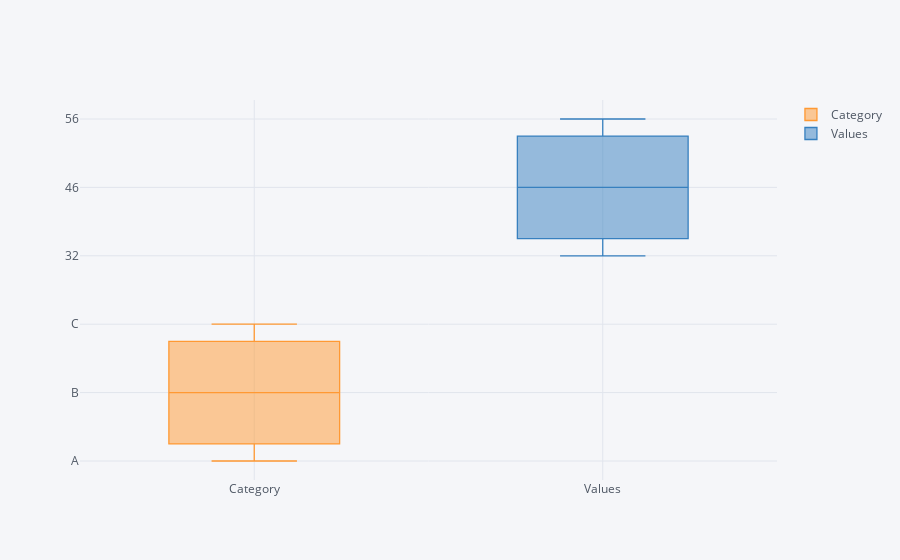

The code cell stored with this chart in its notebook:
### Code cell
df2.iplot(kind='box')

### Figure 1 — Plotly figure (JSON) as saved in the notebook; plotly's stock layout.template omitted (floating-point values rounded to 4 significant figures)
{"data": [{"boxpoints": false, "line": {"width": 1.3}, "marker": {"color": "rgba(255, 153, 51, 1.0)"}, "name": "Category", "orientation": "v", "type": "box", "y": ["A", "B", "C"]}, {"boxpoints": false, "line": {"width": 1.3}, "marker": {"color": "rgba(55, 128, 191, 1.0)"}, "name": "Values", "orientation": "v", "type": "box", "y": [32, 46, 56]}], "layout": {"legend": {"bgcolor": "#F5F6F9", "font": {"color": "#4D5663"}}, "paper_bgcolor": "#F5F6F9", "plot_bgcolor": "#F5F6F9", "title": {"font": {"color": "#4D5663"}}, "xaxis": {"gridcolor": "#E1E5ED", "showgrid": true, "tickfont": {"color": "#4D5663"}, "title": {"font": {"color": "#4D5663"}, "text": ""}, "zerolinecolor": "#E1E5ED"}, "yaxis": {"gridcolor": "#E1E5ED", "showgrid": true, "tickfont": {"color": "#4D5663"}, "title": {"font": {"color": "#4D5663"}, "text": ""}, "zerolinecolor": "#E1E5ED"}}}
